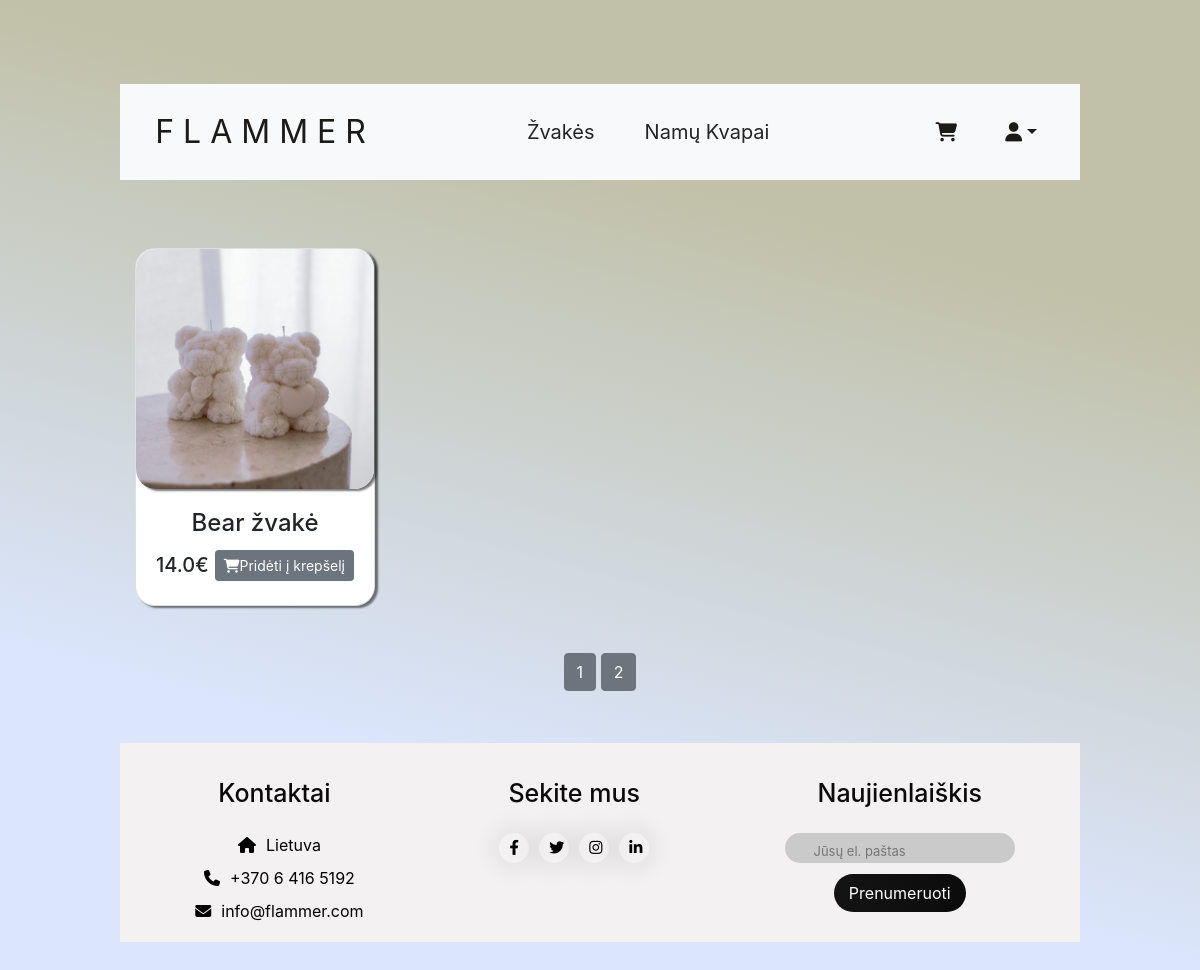
Page /?page=2 (signed in) on the committed database.
### main.py (models this page shows)
class Item(db.Model):
    __tablename__ = "items"
    id = db.Column(db.Integer, primary_key=True)
    name = db.Column(db.Integer, nullable=False)
    sex = db.Column(db.String(100), nullable=False)
    type = db.Column(db.String(100), nullable=False)
    price = db.Column(db.Float, nullable=False)
    supply = db.Column(db.Integer, nullable=False)
    size = db.Column(db.Integer, nullable=False)
    description = db.Column(db.String(2000), nullable=False)
    photo_url = db.Column(db.Integer, nullable=False)
    purchase = relationship("Purchase", back_populates="item")

### main.py (the view)
@app.route("/")
def home():
    page = request.args.get('page', 1, type=int)
    all_items = Item.query.paginate(page=page, per_page=8, error_out=True)
    return render_template("index.html", all_items=all_items)

### main.py (called while the page is built)
@login_manager.user_loader
def load_user(id):
    return User.query.get(int(id))

### templates/index.html (shortened to what this page needs)
{% include 'header.html' %}
{% extends 'base.html' %}
{% block content %}
    <div class="container">
        <div class="row">
            {% for item in all_items.items %}
                <div class="card-deck main-page-item">
                    <div class="col-xs-6 col-sm-6 col-md-4 col-lg-3">
                        <div class="card">
                            <div class="image-text-holder">
                                <a href="{{ url_for('selected_item', item_id=item.id) }}">
                                    <img src="{{ item.photo_url }}" class="card-img-top card-id img-fluid">
                                </a>
                            </div>
                            <div class="card-body">
                                <h4>{{ item.name }}</h4>
                                    {% if item.supply >= 1%}
                                         <div class="buy d-flex justify-content-between align-items-center">
                                            <div class="text-black font-weight-bold">
                                                <h5 class="mt-2">{{ item.price }}€</h5>
                                            </div>
                                             <a href="{{ url_for('add_item_to_bag', item_id=item.id) }}" class="btn btn-secondary btn-sm">
                                                <i class="fas fa-shopping-cart">
                                                </i>Pridėti į krepšelį</a>
                                          </div>
                                    {% else %}
                                        <button class="btn btn-secondary" disabled>Nėra</button>
                                    {% endif %}
                            </div>
                        </div>
                    </div>
                </div>
            {% endfor %}
        </div>
        <div class="paginate-buttons">
            {% for page in all_items.iter_pages(left_edge=3, right_edge=3) %}
                {% if page %}
                    <a class="btn btn-secondary mb-4" href="{{ url_for('home', page=page) }}">{{ page }}</a>
                {% endif %}
            {% endfor %}
        </div>
    </div>
{% endblock %}

### static/styles.css (style rules this page uses)
body { margin: 7% 10% 3% 10%; text-align: center; background-image: -webkit-linear-gradient(75deg, #dbe6fd 25%, #c1c1a9 75%) }
.card, .img-fluid { min-height: 15rem; background-color: #FFFFFF; padding: 0; -webkit-border-radius: 4px; -moz-border-radius: 4px; border-radius: 20px; box-shadow: 3px 2px 2px rgba(34,34,34,0.6); width: 15rem; }
.card-img-top { width: 100%; height: 18vw; object-fit: cover; }
.image-text-holder { position: relative; text-align: center; color: white; }
.paginate-buttons, .flash-message { margin: 3%; }
.card-deck { margin-bottom: 2%; }

### rows in the picture
Item: photo_url (picture), name "Bear žvakė", price "14.0"

### other values in the picture
{{ page }} "1" "2"
